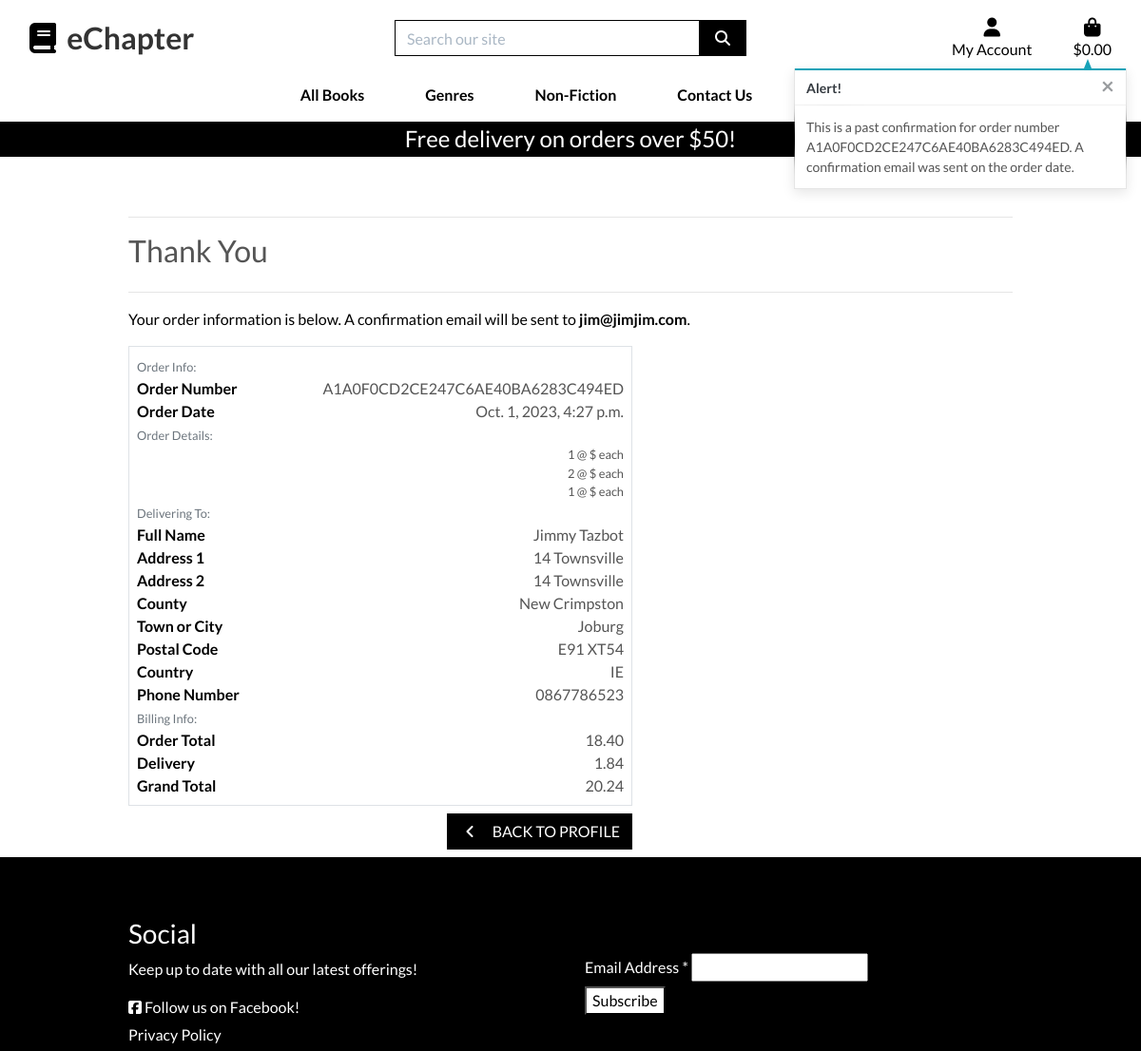
/profile/order_history/A1A0F0CD2CE247C6AE40BA6283C494ED, run on the app's committed database.
### checkout/models.py (models this page shows, shortened)
class Order(models.Model):
    order_number = models.CharField(max_length=32, null=False, editable=False)
    user_profile = models.ForeignKey(
        UserProfile, on_delete=models.SET_NULL,
        null=True, blank=True, related_name='orders')
    full_name = models.CharField(max_length=50, null=False, blank=False)
    email = models.EmailField(max_length=254, null=False, blank=False)
    phone_number = models.CharField(max_length=20, null=False, blank=False)
    country = CountryField(blank_label='Country *', null=False, blank=False)
    postcode = models.CharField(max_length=20, null=True, blank=True)
    town_or_city = models.CharField(max_length=40, null=False, blank=False)
    street_address1 = models.CharField(max_length=80, null=False, blank=False)
    street_address2 = models.CharField(max_length=80, null=True, blank=True)
    county = models.CharField(max_length=80, null=True, blank=True)
    date = models.DateTimeField(auto_now_add=True)
    delivery_cost = models.DecimalField(
        max_digits=6, decimal_places=2, null=False, default=0)
    order_total = models.DecimalField(
        max_digits=10, decimal_places=2, null=False, default=0)
    grand_total = models.DecimalField(
        max_digits=10, decimal_places=2, null=False, default=0)
    original_bag = models.TextField(null=False, blank=False, default='')
    stripe_pid = models.CharField(
        max_length=254, null=False, blank=False, default='')

class OrderLineItem(models.Model):
    order = models.ForeignKey(
        Order, null=False,
        blank=False,
        on_delete=models.CASCADE,
        related_name='lineitems'
    )
    book = models.ForeignKey(
        Book, null=False, blank=False, on_delete=models.CASCADE)
    quantity = models.IntegerField(null=False, blank=False, default=0)
    lineitem_total = models.DecimalField(
        max_digits=6,
        decimal_places=2,
        null=False,
        blank=False,
        editable=False
    )

### profiles/views.py (the view)
def order_history(request, order_number):
    order = get_object_or_404(Order, order_number=order_number)
    messages.info(request, (
        f'This is a past confirmation for order number {order_number}. '
        'A confirmation email was sent on the order date.'
    ))
    template = 'checkout/checkout_success.html'
    context = {
        'order': order,
        'from_profile': True,
    }
    return render(request, template, context)

### bag/contexts.py (called while the page is built, shortened)
def bag_contents(request):
    bag_items = []
    total = 0
    book_count = 0
    bag = request.session.get('bag', {})
    if total < settings.FREE_DELIVERY_THRESHOLD:
        delivery = total * Decimal(settings.STANDARD_DELIVERY_PERCENTAGE / 100)
        free_delivery_delta = settings.FREE_DELIVERY_THRESHOLD - total
    else:
        delivery = 0
        free_delivery_delta = 0
    grand_total = delivery + total
    context = {
        'bag_items': bag_items,
        'total': total,
        'book_count': book_count,
        'delivery': delivery,
        'free_delivery_delta': free_delivery_delta,
        'free_delivery_threshold': settings.FREE_DELIVERY_THRESHOLD,
        'grand_total': grand_total,
    }
    return context

### utility/context_processors.py (called while the page is built)
def debug_context(request):
    return {'debug': settings.DEBUG}

### checkout/templates/checkout/checkout_success.html (shortened to what this page needs)
{% extends "base.html" %}
{% load static %}
{% block extra_css %}
    <link rel="stylesheet" href="{% static 'checkout/css/checkout.css' %}">
{% endblock %}
{% block page_header %}
    <div class="container header-container">
    </div>
{% endblock %}
{% block content %}
    <div class="overlay"></div>
    <div class="container">
        <div class="row">
            <div class="col">
                <hr>
                <h2 class="logo-font mb-4">Thank You</h2>
                <hr>
                <p class="text-black">Your order information is below. A confirmation email will be sent to <strong>{{ order.email }}</strong>.</p>
            </div>
        </div>
        <div class="row">
            <div class="col-12 col-lg-7">
                <div class="order-confirmation-wrapper p-2 border">
                    <div class="row">
                        <div class="col">
                            <small class="text-muted">Order Info:</small>
                        </div>
                    </div>
                    <div class="row">
                        <div class="col-12 col-md-4">
                            <p class="mb-0 text-black font-weight-bold">Order Number</p>
                        </div>
                        <div class="col-12 col-md-8 text-md-right">
                            <p class="mb-0">{{ order.order_number }}</p>
                        </div>
                    </div>
                    <div class="row">
                        <div class="col-12 col-md-4">
                            <p class="mb-0 text-black font-weight-bold">Order Date</p>
                        </div>
                        <div class="col-12 col-md-8 text-md-right">
                            <p class="mb-0">{{ order.date }}</p>
                        </div>
                    </div>
                    <div class="row">
                        <div class="col">
                            <small class="text-muted">Order Details:</small>
                        </div>
                    </div>
                    {% for item in order.lineitems.all %}
                    <div class="row">
                        <div class="col-12 col-md-4">
                        </div>
                        <div class="col-12 col-md-8 text-md-right">
                            <p class="small mb-0">{{ item.quantity }} @ ${{ item.product.price }} each</p>
                        </div>
                    </div>
                    {% endfor %}
                    <div class="row">
                        <div class="col">
                            <small class="text-muted">Delivering To:</small>
                        </div>
                    </div>
                    <div class="row">
                        <div class="col-12 col-md-4">
                            <p class="mb-0 text-black font-weight-bold">Full Name</p>
                        </div>
                        <div class="col-12 col-md-8 text-md-right">
                            <p class="mb-0">{{ order.full_name }}</p>
                        </div>
                    </div>
                    <div class="row">
                        <div class="col-12 col-md-4">
                            <p class="mb-0 text-black font-weight-bold">Address 1</p>
                        </div>
                        <div class="col-12 col-md-8 text-md-right">
                            <p class="mb-0">{{ order.street_address1 }}</p>
                        </div>
                    </div>
                    {% if order.street_address2 %}
                    <div class="row">
                        <div class="col-12 col-md-4">
                            <p class="mb-0 text-black font-weight-bold">Address 2</p>
                        </div>
                        <div class="col-12 col-md-8 text-md-right">
                            <p class="mb-0">{{ order.street_address1 }}</p>
                        </div>
                    </div>
                    {% endif %}
                    {% if order.county %}
                    <div class="row">
                        <div class="col-12 col-md-4">
                            <p class="mb-0 text-black font-weight-bold">County</p>
                        </div>
                        <div class="col-12 col-md-8 text-md-right">
                            <p class="mb-0">{{ order.county }}</p>
                        </div>
                    </div>
                    {% endif %}
                    <div class="row">
                        <div class="col-12 col-md-4">
                            <p class="mb-0 text-black font-weight-bold">Town or City</p>
                        </div>
                        <div class="col-12 col-md-8 text-md-right">
                            <p class="mb-0">{{ order.town_or_city }}</p>
                        </div>
                    </div>
                    {% if order.postcode %}
                    <div class="row">
                        <div class="col-12 col-md-4">
                            <p class="mb-0 text-black font-weight-bold">Postal Code</p>
                        </div>
                        <div class="col-12 col-md-8 text-md-right">
                            <p class="mb-0">{{ order.postcode }}</p>
                        </div>
                    </div>
                    {% endif %}
                    <div class="row">
                        <div class="col-12 col-md-4">
                            <p class="mb-0 text-black font-weight-bold">Country</p>
                        </div>
                        <div class="col-12 col-md-8 text-md-right">
                            <p class="mb-0">{{ order.country }}</p>
                        </div>
                    </div>
                    <div class="row">
                        <div class="col-12 col-md-4">
                            <p class="mb-0 text-black font-weight-bold">Phone Number</p>
                        </div>
                        <div class="col-12 col-md-8 text-md-right">
                            <p class="mb-0">{{ order.phone_number }}</p>
                        </div>
                    </div>
                    <div class="row">
                        <div class="col">
                            <small class="text-muted">Billing Info:</small>
                        </div>
                    </div>
                    <div class="row">
                        <div class="col-12 col-md-4">
                            <p class="mb-0 text-black font-weight-bold">Order Total</p>
                        </div>
                        <div class="col-12 col-md-8 text-md-right">
                            <p class="mb-0">{{ order.order_total }}</p>
                        </div>
                    </div>
                    <div class="row">
                        <div class="col-12 col-md-4">
                            <p class="mb-0 text-black font-weight-bold">Delivery</p>
                        </div>
                        <div class="col-12 col-md-8 text-md-right">
                            <p class="mb-0">{{ order.delivery_cost }}</p>
                        </div>
                    </div>
                    <div class="row">
                        <div class="col-12 col-md-4">
                            <p class="mb-0 text-black font-weight-bold">Grand Total</p>
                        </div>
                        <div class="col-12 col-md-8 text-md-right">
                            <p class="mb-0">{{ order.grand_total }}</p>
                        </div>
                    </div>
                </div>
            </div>
        </div>
        <div class="row">
			<div class="col-12 col-lg-7 text-right">
                {% if from_profile %}
                    <a href="{% url 'profile' %}" class="btn btn-black rounded-0 my-2">
                        <span class="icon mr-2">
                            <i class="fas fa-angle-left"></i>
                        </span>
                        <span class="text-uppercase">Back to Profile</span>
                    </a>
                {% endif %}
			</div>
		</div>
    </div>
{% endblock %}

### static/css/base.css (style rules this page uses)
html { height: 100%; }
body { background: url('/media/three-cartoon-characters-reading-books-in-a-bookstore.jpg') no-repeat center center fixed; background-size: cover; height: calc(100vh - 164px); color: #555; font-family: 'Lato'; }
.icon { align-items: center; display: inline-flex; justify-content: center; height: 1.5rem; width: 1.5rem; }
.btn-black { background: black; color: white; }
.text-black { color: #000 !important; }
.overlay { height: 100%; width: 100%; top: 0; left: 0; position: fixed; background: white; z-index: -1; }
@media (min-width: 992px) { .container { max-width: 80%; } }
@media (min-width: 992px) { .header-container { padding-top: 164px; } }

### data on the page
Order: email "jim@jimjim.com", order_number "A1A0F0CD2CE247C6AE40BA6283C494ED", date "Oct. 1, 2023, 4:27 p.m.", full_name "Jimmy Tazbot", street_address1 "14 Townsville", county "New Crimpston", town_or_city "Joburg", postcode "E91 XT54", country "IE", phone_number "0867786523", order_total "18.40", delivery_cost "1.84", grand_total "20.24"
OrderLineItem: quantity "1"
OrderLineItem: quantity "2"
OrderLineItem: quantity "1"

### other printed values
{{ free_delivery_threshold }} "50"
{{ message }} "This is a past confirmation for order number A1A0F0CD2CE247C6AE40BA6283C494ED. A confirmation email was sent on the order date."
